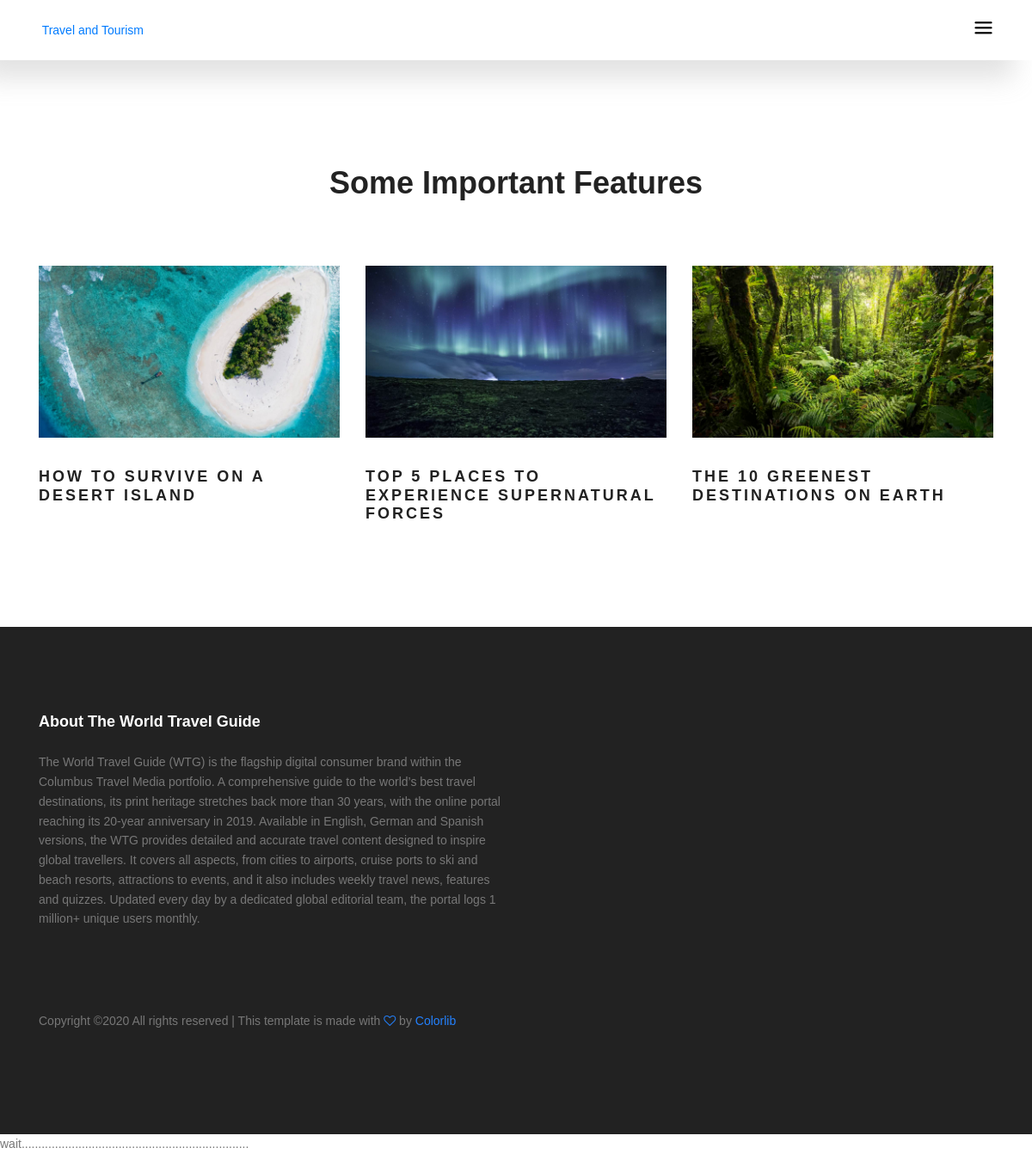
The app's page /features/ with its own data.
### tavelfeatures/models.py (models this page shows, shortened)
class Featuers(models.Model):
    tilte=models.CharField(max_length=500,null=True,blank=True)
    tilte2=models.CharField(max_length=500,null=True,blank=True)
    tilte3=models.CharField(max_length=500,null=True,blank=True)
    tilte4=models.CharField(max_length=500,null=True,blank=True)
    tilte5=models.CharField(max_length=500,null=True,blank=True)
    tilte6=models.CharField(max_length=500,null=True,blank=True)
    tilte7=models.CharField(max_length=500,null=True,blank=True)
    tilte8=models.CharField(max_length=500,null=True,blank=True)
    tilte9=models.CharField(max_length=500,null=True,blank=True)
    tilte10=models.CharField(max_length=500,null=True,blank=True)
    tilte11=models.CharField(max_length=500,null=True,blank=True)
    tilte12=models.CharField(max_length=500,null=True,blank=True)
    tilte13=models.CharField(max_length=500,null=True,blank=True)
    tilte14=models.CharField(max_length=500,null=True,blank=True)
    tilte15=models.CharField(max_length=500,null=True,blank=True)
    tilte16=models.CharField(max_length=500,null=True,blank=True)
    tilte17=models.CharField(max_length=500,null=True,blank=True)
    tilte1_image=models.CharField(max_length=500,null=True,blank=True)
    tilte2_image=models.CharField(max_length=500,null=True,blank=True)
    tilte3_image=models.CharField(max_length=500,null=True,blank=True)
    tilte4_image=models.CharField(max_length=500,null=True,blank=True)
    tilte5_image=models.CharField(max_length=500,null=True,blank=True)
    tilte6_image=models.CharField(max_length=500,null=True,blank=True)
    tilte7_image=models.CharField(max_length=500,null=True,blank=True)
    tilte8_image=models.CharField(max_length=500,null=True,blank=True)
    tilte9_image=models.CharField(max_length=500,null=True,blank=True)
    tilte10_image=models.CharField(max_length=500,null=True,blank=True)
    slug=models.SlugField(null=True,blank=True)
    contant1=models.TextField(null=True,blank=True)
    contant2=models.TextField(null=True,blank=True)
    contant3=models.TextField(null=True,blank=True)
    contant5=models.TextField(null=True,blank=True)
    contant6=models.TextField(null=True,blank=True)
    contant7=models.TextField(null=True,blank=True)
    contant8=models.TextField(null=True,blank=True)
    contant9=models.TextField(null=True,blank=True)
    contant10=models.TextField(null=True,blank=True)
    contant11=models.TextField(null=True,blank=True)
    contant12=models.TextField(null=True,blank=True)
    contant13=models.TextField(null=True,blank=True)
    contant14=models.TextField(null=True,blank=True)
    contant15=models.TextField(null=True,blank=True)
    contant15=models.TextField(null=True,blank=True)
    contant16=models.TextField(null=True,blank=True)
    create=models.DateTimeField(default=datetime.datetime.now)
    img1=models.ImageField(upload_to='pictuer2')
    img2=models.ImageField(upload_to='pictuer2')
    img3=models.ImageField(upload_to='pictuer2')
    img4=models.ImageField(upload_to='pictuer2')
    img5=models.ImageField(upload_to='pictuer2')
    img6=models.ImageField(upload_to='pictuer2')
    img7=models.ImageField(upload_to='pictuer2')
    img8=models.ImageField(upload_to='pictuer2')
    img9=models.ImageField(upload_to='pictuer2')
    img10=models.ImageField(upload_to='pictuer2')
    img11=models.ImageField(upload_to='pictuer2')

### tavelfeatures/views.py (the view)
def all_fetuers(request):
    all_feat=Featuers.objects.all()
    context={'all_feat':all_feat}
    return render(request,'all_fetuers.html',context)

### tavelfeatures/templates/all_fetuers.html (shortened to what this page needs)
{% extends "base.html" %}
{% load static %}
{% block body %}
<section class="blog-area section-gap">
  <div class="container">
    <div class="row justify-content-center">
      <div class="col-md-8 pb-30 header-text">
        <h1>Some important features</h1>
      </div>
    </div>
    <div class="row">
      {% for i in all_feat %}
      <div class="single-blog col-lg-4 col-md-4">
        <img class="f-img img-fluid mx-auto" src={{i.img1.url}} alt="">
        <h4>
          <a href="{% url 'features:all_detail' i.slug %}">{{i.tilte}}</a>
        </h4>
      </div>
        {% endfor %}
    </div>
  </div>
</section>
{% endblock %}

### static/home-static/css/main.css (style rules this page uses)
body { color: #777777; font-family: "Poppins", sans-serif; font-size: 14px; font-weight: 300; line-height: 1.625em; position: relative; }
a { -webkit-transition: all 0.3s ease 0s; -moz-transition: all 0.3s ease 0s; -o-transition: all 0.3s ease 0s; transition: all 0.3s ease 0s; }
a, a:focus, a:hover { text-decoration: none; outline: 0; }
h1, h2, h3, h4, h5, h6 { font-family: "Poppins", sans-serif; color: #222222; line-height: 1.2em !important; margin-bottom: 0; margin-top: 0; font-weight: 600; }
h1, .h1 { font-size: 36px; }
h4, .h4 { font-size: 20px; }
.pb-30 { padding-bottom: 30px; }
h1 { font-size: 36px; }
h4 { font-size: 18px; }
h1, h2, h3, h4, h5, h6 { line-height: 1.5em; }
body { position: relative; }
.section-gap { padding: 120px 0; }
.blog-area h1 { text-align: center; margin-bottom: 25px; font-weight: 600; text-transform: capitalize; }
.single-blog h4 { text-transform: uppercase; font-weight: 600; letter-spacing: 3px; margin-top: 35px; }
.single-blog a { color: #222; }
.single-blog .f-img { -webkit-transition: all 0.3s ease 0s; -moz-transition: all 0.3s ease 0s; -o-transition: all 0.3s ease 0s; transition: all 0.3s ease 0s; }

### records on screen
Featuers: img1 (picture), tilte "HOW TO SURVIVE ON A DESERT ISLAND"
Featuers: img1 (picture), tilte "TOP 5 PLACES TO EXPERIENCE SUPERNATURAL FORCES"
Featuers: img1 (picture), tilte "THE 10 GREENEST DESTINATIONS ON EARTH"
